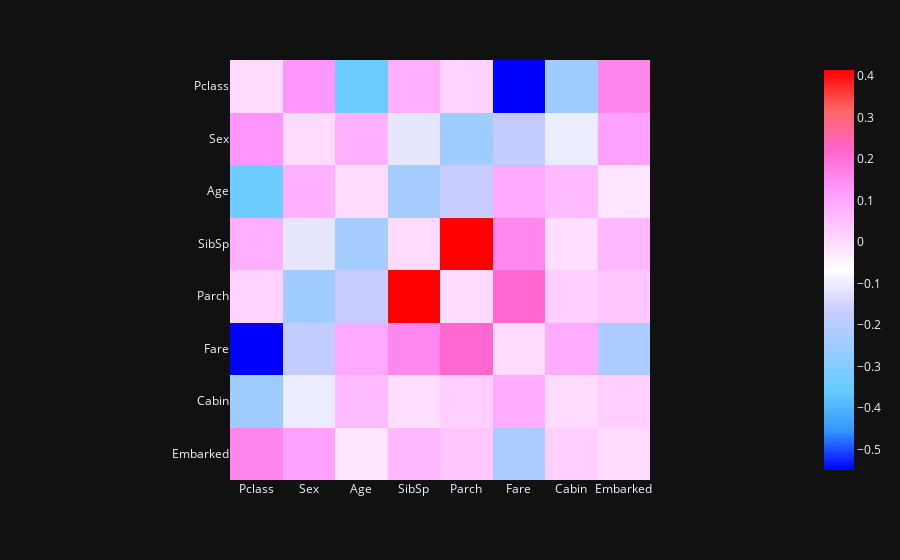

The cell this chart's notebook holds for it:
### Markdown cell above
Проверим автокорреляции

### Code cell
corr = df_in.drop('Survived', axis=1).corr()
corr[corr == 1] = 0
px.imshow(corr, color_continuous_scale="Picnic")

### Figure 1 — Plotly figure (JSON) as saved in the notebook; plotly's stock layout.template omitted (floating-point values rounded to 4 significant figures)
{"data": [{"coloraxis": "coloraxis", "name": "0", "x": ["Pclass", "Sex", "Age", "SibSp", "Parch", "Fare", "Cabin", "Embarked"], "y": ["Pclass", "Sex", "Age", "SibSp", "Parch", "Fare", "Cabin", "Embarked"], "z": [[0.0, 0.1319, -0.3399, 0.08308, 0.01844, -0.5495, -0.2485, 0.1621], [0.1319, 0.0, 0.08116, -0.1146, -0.2455, -0.1823, -0.1026, 0.1083], [-0.3399, 0.08116, 0.0, -0.2333, -0.1725, 0.09669, 0.06053, -0.01875], [0.08308, -0.1146, -0.2333, 0.0, 0.4148, 0.1597, -0.005539, 0.06823], [0.01844, -0.2455, -0.1725, 0.4148, 0.0, 0.2162, 0.02268, 0.0398], [-0.5495, -0.1823, 0.09669, 0.1597, 0.2162, 0.0, 0.09052, -0.2247], [-0.2485, -0.1026, 0.06053, -0.005539, 0.02268, 0.09052, 0.0, 0.0238], [0.1621, 0.1083, -0.01875, 0.06823, 0.0398, -0.2247, 0.0238, 0.0]], "type": "heatmap", "xaxis": "x", "yaxis": "y", "hovertemplate": "x: %{x}<br>y: %{y}<br>color: %{z}<extra></extra>"}], "layout": {"xaxis": {"anchor": "y", "domain": [0.0, 1.0], "scaleanchor": "y", "constrain": "domain"}, "yaxis": {"anchor": "x", "domain": [0.0, 1.0], "autorange": "reversed", "constrain": "domain"}, "coloraxis": {"colorscale": [[0.0, "rgb(0,0,255)"], [0.1, "rgb(51,153,255)"], [0.2, "rgb(102,204,255)"], [0.3, "rgb(153,204,255)"], [0.4, "rgb(204,204,255)"], [0.5, "rgb(255,255,255)"], [0.6, "rgb(255,204,255)"], [0.7, "rgb(255,153,255)"], [0.8, "rgb(255,102,204)"], [0.9, "rgb(255,102,102)"], [1.0, "rgb(255,0,0)"]]}, "margin": {"t": 60}}}
